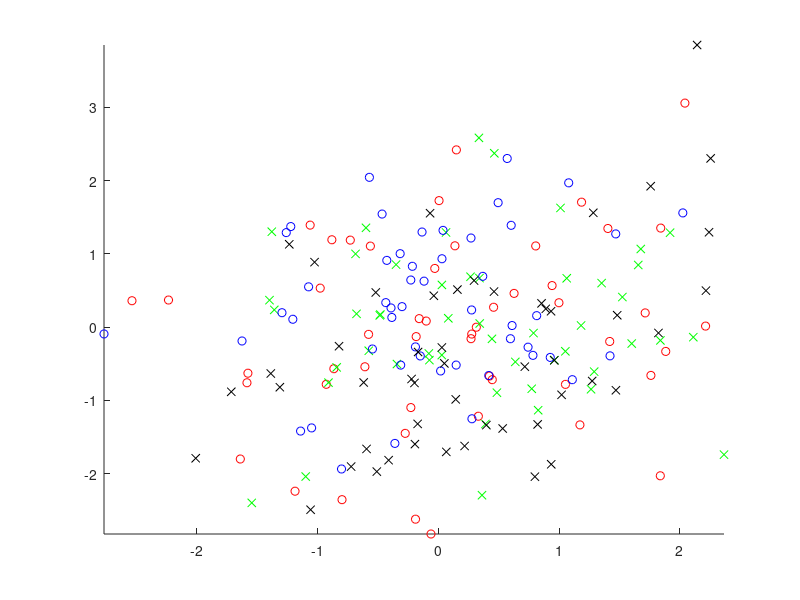

Write the MATLAB code that produced this figure. (Note: this script raises an error after producing the figure.)
%% leave one out validation
% svm
% strange why the performance doesn't drop to .5 for 1 voxel
% n-fold validation 
% create test and training at once 

clear all 
dbstop if error 
PLOT.covariance = 0;
PLOT.ttest = 0;

nVoxel = 100 % 1000;
separation = .1;
mu{1} = separation*randn(nVoxel,1).*ones(nVoxel,1);
mu{2} = -separation*randn(nVoxel,1).*ones(nVoxel,1);
correlation = 0.1;
% S = correlation*ones(nVoxel)+eye(nVoxel)*(1-correlation);
 S = 0.05*rand(nVoxel)+eye(nVoxel);
 S = S'*S;

if PLOT.covariance
    figure(3),
    imagesc(S),colorbar
end

nTrain = 50;
nTest = 50;
colors = 'rgbk'
markers = 'oxox'
OUTLIER = 0 % 5;

omu{1} = zeros(nVoxel,1);
omu{1}(1) = 4;
omu{2} = zeros(nVoxel,1);
omu{2}(1) = -4;
os = S;

%%
figure(1),clf, hold on
for i = 1:2
    train{i} = mvnrnd(mu{i},S,nTrain);
    if OUTLIER
        train{i}(1:OUTLIER,:) = mvnrnd(omu{i},S,OUTLIER);
    end

    plot(train{i}(:,1),train{i}(:,2),'color',colors(i),'marker',markers(i),'linestyle','none')
end
colors = 'bk';
markers = 'ox';
PLOT.test = 1;

for i = 1:2
    test{i} = mvnrnd(mu{i},S,nTest);
    if OUTLIER
        test{i}(1:OUTLIER,:) = mvnrnd(omu{i},S,OUTLIER);
    end
    if PLOT.test
        plot(test{i}(:,1),test{i}(:,2),'color',colors(i),'marker',markers(i),'linestyle','none')
    end
end
axis tight
vx = xlim
vy = ylim

%%
y = [ones(nTrain,1);zeros(nTrain,1)];

PLOT.boundary = 0;
saveW = 0 ;
clear corrTest corrTrain w
scale = 'log'
nLambda = 3
switch scale
    case 'linear'
        vLambda = linspace(0,1,nLambda)
    case 'log'
        vLambda = [0 logspace(-nLambda+1,0,nLambda)]
end

% keyboard
% vUsedVoxel = 1:10:100% nVoxel
vUsedVoxel = 1:10:nVoxel
% vUsedVoxel = [1:10:100 200 400 1000] %
% 1:200:nVoxel
for iLambda = 1:length(vLambda)
    lambda = vLambda(iLambda)
    for iVoxel = vUsedVoxel
        % [h,p,ci,stat] = ttest(train{1},train{2});
        % [sortTstat,iSortTstat] = sort(abs(stat.tstat));
        % varsToUse = iSortTstat(1:iVoxel);
        varsToUse = randperm(nVoxel);
        varsToUse = varsToUse(1:iVoxel);
        x = [train{1};train{2}];


        w = trainRLSC(x,y,varsToUse,lambda);
        if PLOT.boundary
            % clear h
            h(1) = plot(vx,-vx*w(2)/w(3)-w(1)/w(3),'g-','linewidth',iLambda);
            h(2) = plot(vx,-vx*w(2)/w(3)-w(1)/w(3)+1/w(3),'r-','linewidth',iLambda);
            h(3) = plot(vx,-vx*w(2)/w(3)-w(1)/w(3)+.5/w(3),'b-','linewidth',iLambda);
            % pause
        end
        %%
        %%
        % test error
        trainY = w*[ones(size(x,1),1), x(:,varsToUse)]';
        corrTrain(iLambda,iVoxel) = ( sum(trainY(1:nTrain)>0.5) +  sum(trainY(nTrain+1:2*nTrain)<=0.5) )/nTrain/2;
        %    disp(corrTrain/nTrain/2)
        %%
        testX = [test{1};test{2}];
        testY = w*[ones(size(testX,1),1), testX(:,varsToUse)]';
        corrTest(iLambda,iVoxel) = ( sum(testY(1:nTest)>0.5) +  sum(testY(nTest+1:2*nTest)<=0.5) ) /nTest/2 ;
        %    disp(corrTest/nTest/2)
        disp([num2str(iVoxel),' voxels: ' ,num2str(corrTest(iLambda,iVoxel)) ,'/' ,num2str(corrTrain(iLambda,iVoxel)), '(test/train)'])
        if saveW
            W{iVoxel}(iLambda,:) = w;
        end
    end
end
%%
figure(2),clf,hold on,
colors = 'rgbkymc'
for iLambda = 1:length(vLambda)
    plot(vUsedVoxel,corrTrain(iLambda,vUsedVoxel),'x:','color',colors(iLambda))
    legendtext{iLambda} = ['lm=',num2str(vLambda(iLambda))];
end
legend(legendtext,'location','northwest')
for iLambda = 1:length(vLambda)
    plot(vUsedVoxel,corrTest(iLambda,vUsedVoxel),'o-','color',colors(iLambda))
end
%plot(vLambda,corrTrain,'bo-')
%plot(vLambda,corrTest,'kx-')
%%
set(gca,'xscale',scale)
%%
if PLOT.ttest
    [h,p,ci,stat] = ttest(train{1},train{2});
    %%
    [h,p,ci,teststat] = ttest(test{1},test{2});
    %%
    figure(4),clf
    [ sortedTrainTstat,iSortedTrainTstat ] = sort(stat.tstat);
    plot(sortedTrainTstat)
    %%
    figure(5)
    plot(teststat.tstat(iSortedTrainTstat))
end